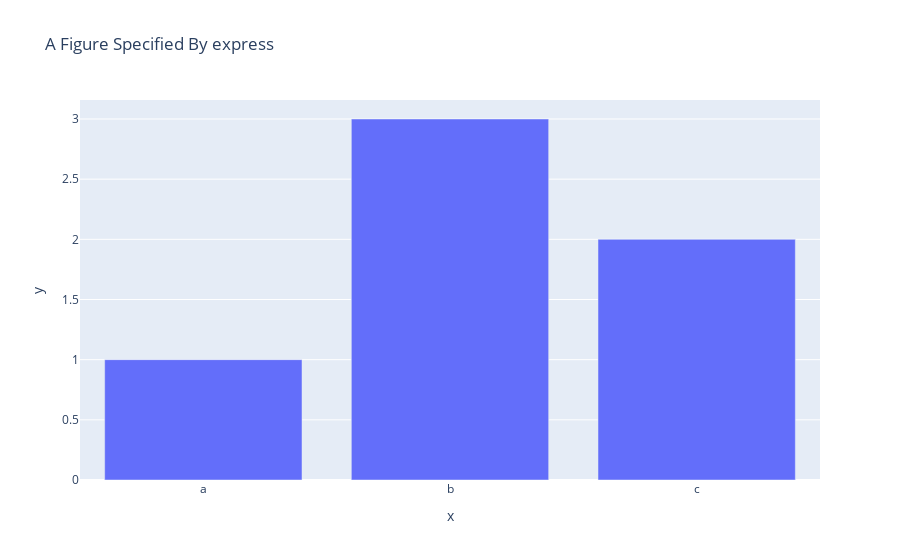

The notebook cell this image was saved under:
### Code cell
import plotly.express as px
fig = px.bar(x=["a", "b", "c"], y=[1, 3, 2],title="A Figure Specified By express")
fig.show() # 에러발생시 HTML 함수로 시각화 결과 출력

### Figure 1 — Plotly figure (JSON) as saved in the notebook; plotly's stock layout.template omitted (floating-point values rounded to 4 significant figures)
{"data": [{"alignmentgroup": "True", "hovertemplate": "x=%{x}<br>y=%{y}<extra></extra>", "legendgroup": "", "marker": {"color": "#636efa", "pattern": {"shape": ""}}, "name": "", "offsetgroup": "", "orientation": "v", "showlegend": false, "textposition": "auto", "type": "bar", "x": ["a", "b", "c"], "xaxis": "x", "y": [1, 3, 2], "yaxis": "y"}], "layout": {"barmode": "relative", "legend": {"tracegroupgap": 0}, "title": {"text": "A Figure Specified By express"}, "xaxis": {"anchor": "y", "domain": [0, 1], "title": {"text": "x"}}, "yaxis": {"anchor": "x", "domain": [0, 1], "title": {"text": "y"}}}}
